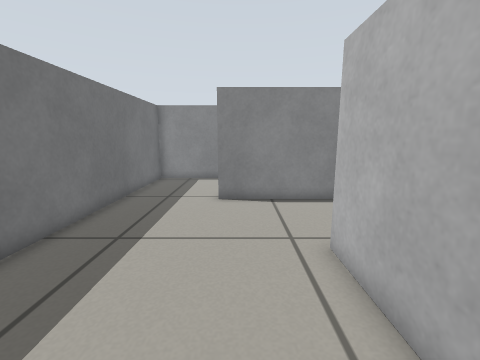
[1] (above)

18 first-person views from a walk through a robot-simulator world made for Gazebo. The camera is 0.57 m above the floor, tilts 10° down and sees 90° across. The floor is counted in squares, 0.2 m on a side. Each view is taken from the middle of a square. On the plan, view 1 faces up. The plan holds only what a view shows up to about 18 squares ahead; the rest is blank.

[2]
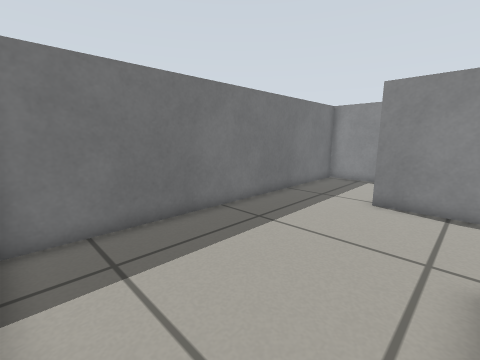

[3]
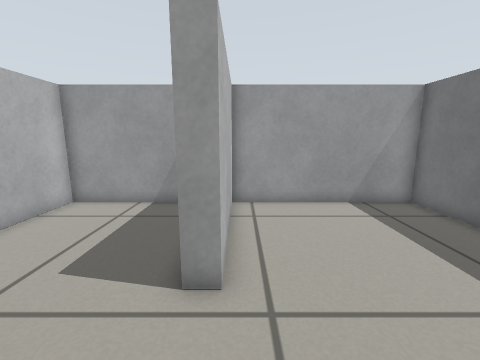

[4]
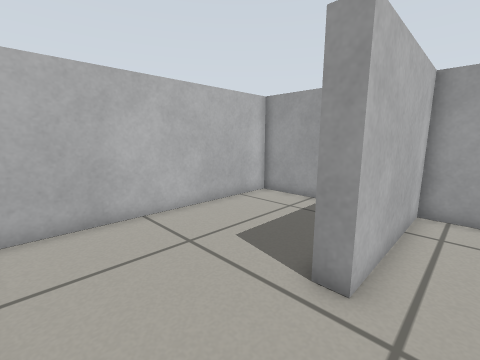

[5]
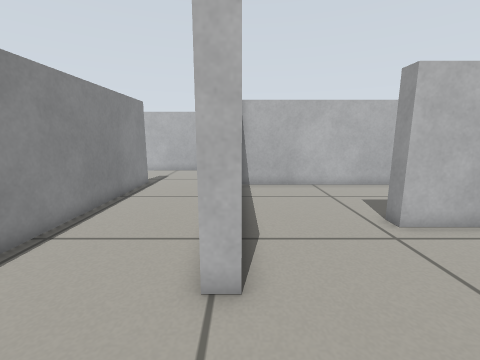

[6]
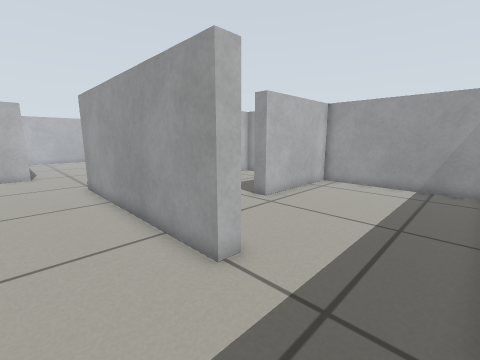

[7]
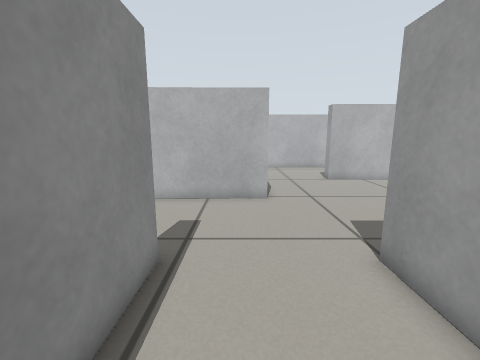

[8]
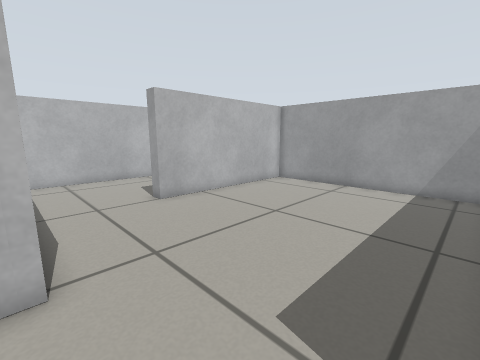

[9]
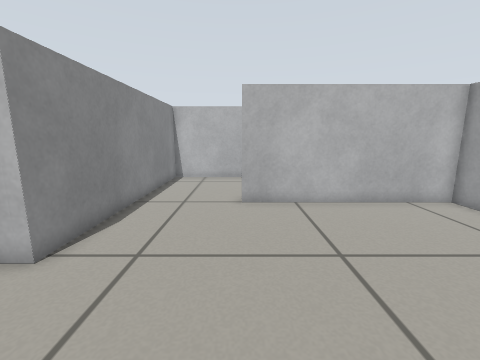

[10]
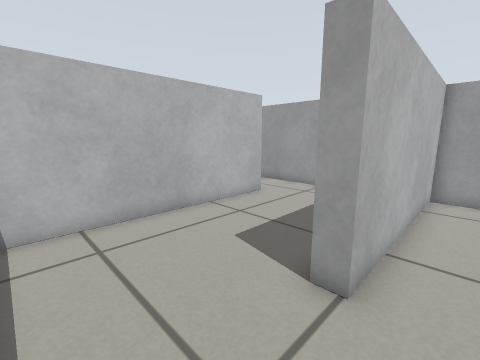

[11]
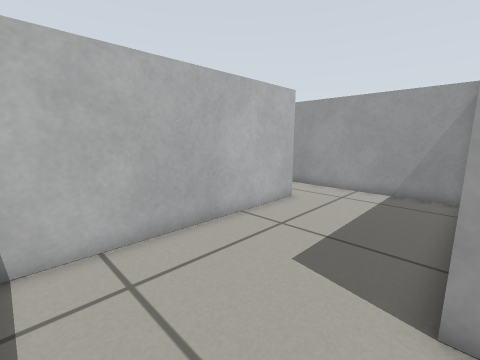

[12]
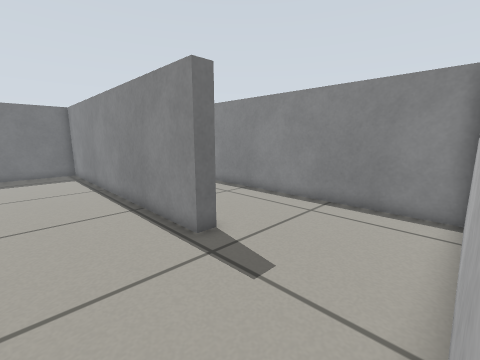

[13]
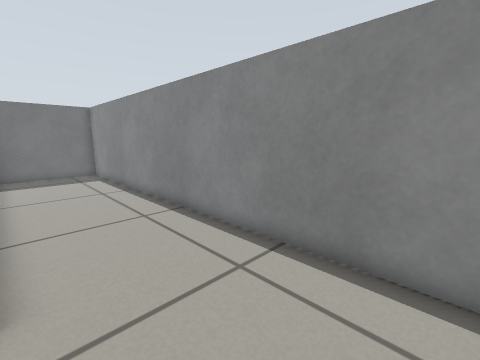

[14]
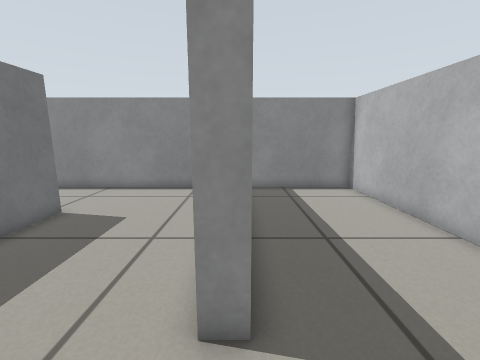

[15]
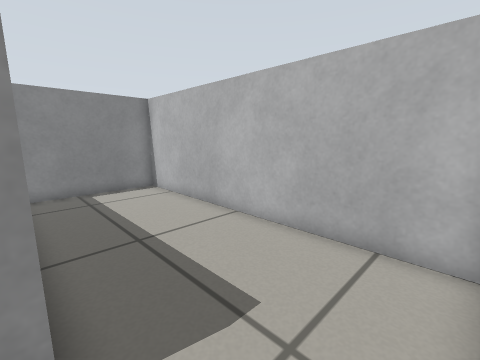

[16]
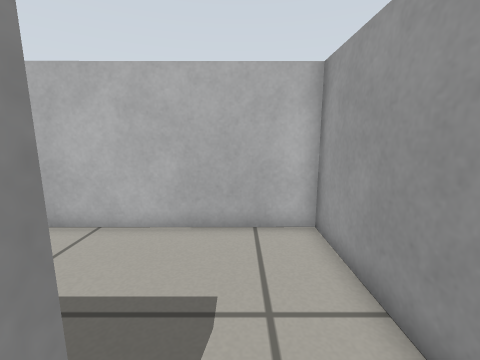

[17]
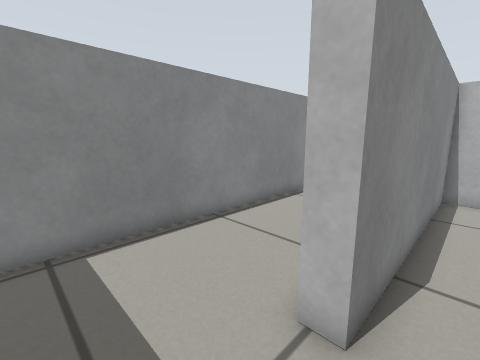

[18]
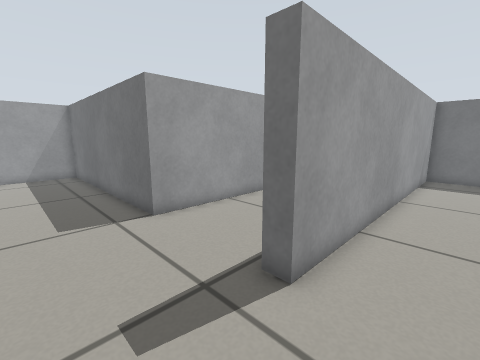

### Floor plan
Ten units are one square. View 1 is at (0, 0); x grows to the right and y downward. Boxes are objects, and circles mark ways between rooms. Rooms are numbered by the first view taken in them; rooms with no view inside come last. Other rooms are left out.
<svg viewBox="-61 -238 420 247">
<path fill="none" stroke="#000" d="M25 -110 -10 -110 -10 -117M-56 -125 -56 4 24 4 24 -59M102 -177 102 -169 -56 -169 -56 -125M215 -137 161 -137 160 -176M-10 -117 102 -117 102 4 214 4 214 -89M214 -89 221 -89 221 -65M284 -30 284 -137 215 -137M223 4 285 4M160 -176 159 -233 -56 -231 -56 -177 102 -177M292 -30 284 -30M285 4 354 4 353 -137 296 -137M24 -59 31 -59M48 4 95 4 95 -110 25 -110"/>
<circle cx="-35" cy="-115" r="3" fill="#2a7"/>
<circle cx="30" cy="-80" r="3" fill="#2a7"/>
<circle cx="220" cy="-110" r="3" fill="#2a7"/>
<circle cx="130" cy="-170" r="3" fill="#2a7"/>
<circle cx="290" cy="-10" r="3" fill="#2a7"/>
<text x="-20" y="-60">1</text>
<text x="120" y="-90">2</text>
<text x="250" y="-70">3</text>
<text x="50" y="-200">4</text>
<text x="320" y="-60">5</text>
<text x="60" y="-50">6</text>
</svg>
Room 1 opens to room 2. Room 1 opens to room 6. Room 2 opens to room 3. Room 2 opens to room 4. Room 3 opens to room 5.

Where each view was taken, in squares from view 1:
view 1: 0 up, 0 right, facing up
view 2: 0 up, 2 right, facing up-left
view 3: 10 up, 2 right, facing down
view 4: 10 up, 1 right, facing down-right
view 5: 11 up, 5 left, facing right
view 6: 15 up, 5 left, facing down-right
view 7: 15 up, 5 right, facing right
view 8: 14 up, 11 right, facing down-right
view 9: 9 up, 11 right, facing right
view 10: 13 up, 20 right, facing down-right
view 11: 13 up, 22 right, facing down-right
view 12: 13 up, 16 right, facing up-left
view 13: 18 up, 15 right, facing up-left
view 14: 0 up, 29 right, facing up
view 15: 0 up, 29 right, facing up-right
view 16: 2 up, 28 right, facing right
view 17: 10 up, 4 left, facing up-right
view 18: 20 up, 14 right, facing down-left
